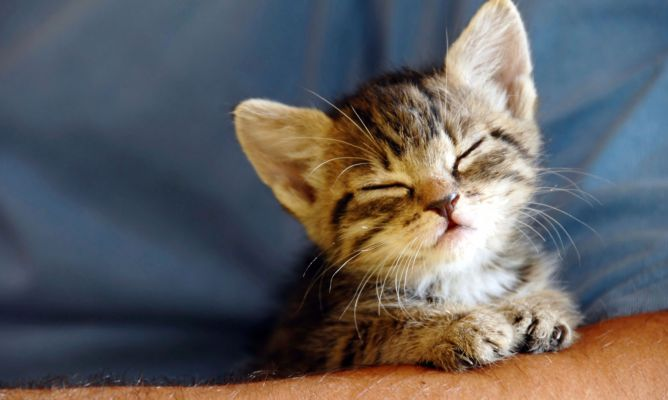
#> input picture src/images/gatito.jpg, 668 x 400 px
$ python making-borders-for-image.py
#> lines starting #> are read from the running program, lines starting #| are printed output that depends on the picture
import cv2
import numpy as np

image = cv2.imread("../images/gatito.jpg")
#> image is the input picture: shape (400, 668, 3); mean B, G, R 96.1, 95.2, 96.6

#Parameters:
#src: input image
#top, bottom, left, right - border width in number of pixels in corresponding directions
#Para estos tipos de bordes no va el value
#borderType - Flag defining what kind of border to be added. It can be following types
#	cv2.BORDER_CONSTANT - Adds a constant colored border. The value should be given as next argument.
#	cv2.BORDER_REFLECT - Border will be mirror reflection of the border elements, like this : fedcba|abcdefgh|hgfedcb
#	cv2.BORDER_REFLECT_101 or cv2.BORDER_DEFAULT - Same as above, but with a slight change, like this : gfedcb|abcdefgh|gfedcba
#	cv2.BORDER_REPLICATE - Last element is replicated throughout, like this: aaaaaa|abcdefgh|hhhhhhh
#	cv2.BORDER_WRAP Cant explain, it will look like this : cdefgh|abcdefgh|abcdefg
#value - Color of border if border type is BORDER_CONSTANT


replicate = cv2.copyMakeBorder(image,10,10,10,10,cv2.BORDER_REPLICATE)
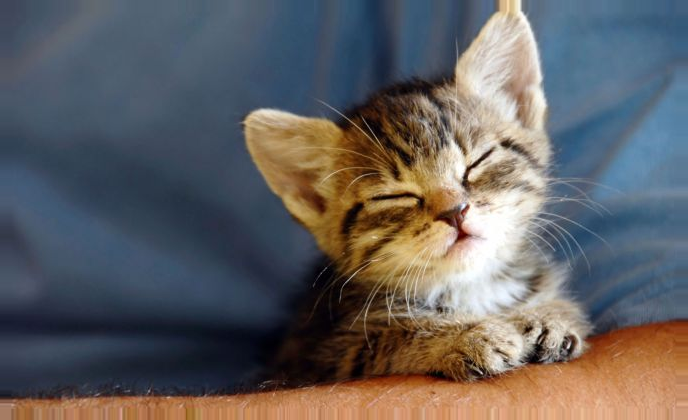
#> replicate: shape (420, 688, 3); mean B, G, R 97, 96.2, 98.2
reflect = cv2.copyMakeBorder(image,10,10,10,10,cv2.BORDER_REFLECT)
reflect101 = cv2.copyMakeBorder(image,10,10,10,10,cv2.BORDER_REFLECT_101)
wrap = cv2.copyMakeBorder(image,10,10,10,10,cv2.BORDER_WRAP)
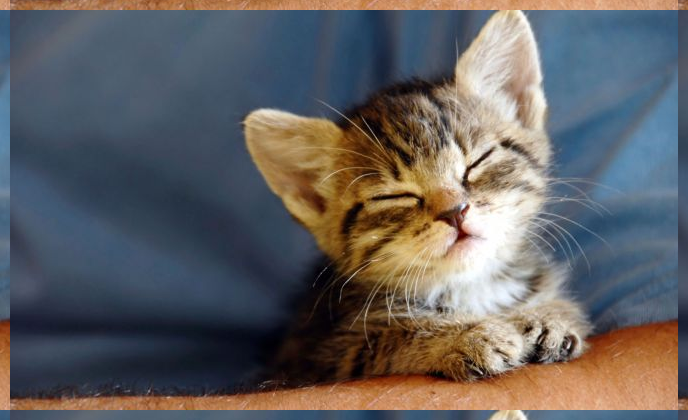
#> wrap: shape (420, 688, 3); mean B, G, R 96.9, 96.1, 98.2
#Va con value porque el tipo es BORDER_CONSTANT
color = (145, 205, 0)
constant = cv2.copyMakeBorder(image, 10, 10, 10, 10, cv2.BORDER_CONSTANT, value = color)
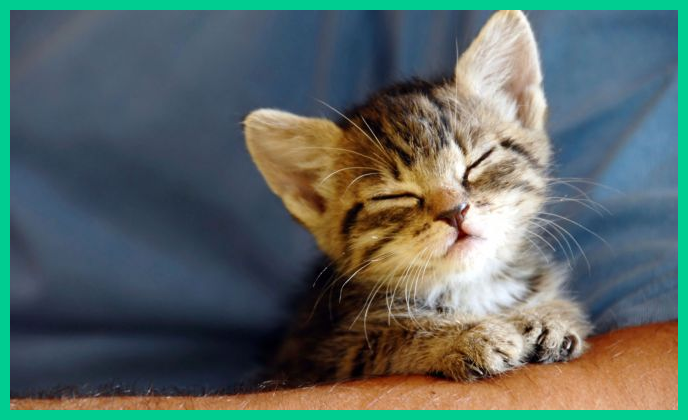
#> constant: shape (420, 688, 3); mean B, G, R 99.8, 103.4, 89.4

cv2.imshow("Image with replicate border", replicate)
cv2.imshow("Image with reflect border", reflect)
cv2.imshow("Image with reflect101 border", reflect101)
cv2.imshow("Image with wrap border", wrap)
cv2.imshow("Image with constant border", constant)
cv2.waitKey(0)
cv2.destroyAllWindows()
